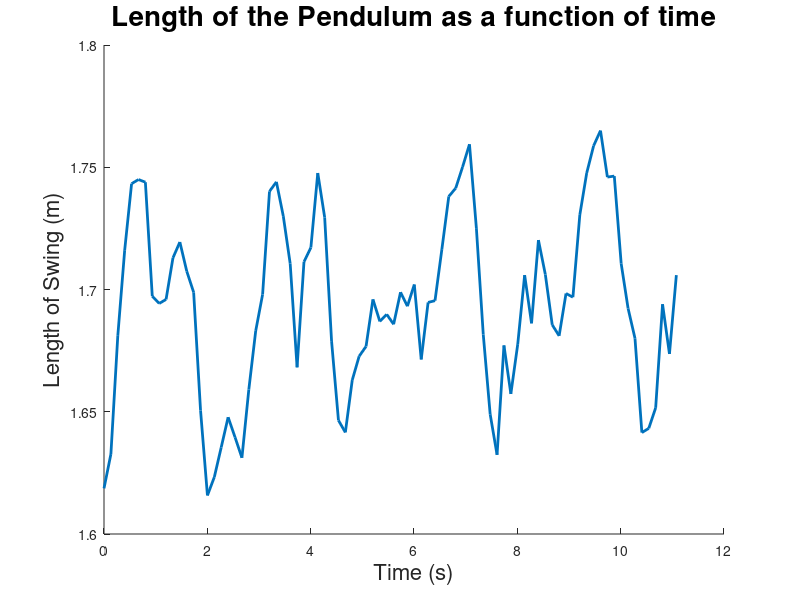

Recreate this plot in MATLAB.
function res = swing_experiments()
    data = load('SwingData2.csv');
    time = data(:,1);
    x_center = data(:,2);
    y_center = data(:,3);

    hold on
%     plot(x_center, y_center)
%     title('Position of COM During Swinging')
%     xlabel('x position')
%     ylabel('y position')
    
%     plot(time, y_center+2,'LineWidth',2)
%     title('Height of COM on Swing Over Time','FontSize',20)
%     xlabel('time (s)','FontSize',16)
%     ylabel('height (m)','FontSize',16)

    atan(x_center(1)/y_center(1))
    
    %plot(time, atan(x_center/y_center))
    %title('Theta over Time')
    %xlabel('time')
    %ylabel('theta (radians)')
    
    
    for i=2:length(time)
        frequency(i-1) = (atan(x_center(i)/y_center(i)) - atan(x_center(i-1)/y_center(i-1)))/(time(i)-time(i-1));
        time2(i-1) = time(i);
    end
    
%     plot(time2, frequency,'LineWidth',2)
%     title('Freqency over Time','FontSize',20)
%     xlabel('time (s)','FontSize',16)
%     ylabel('frequency (rad/s)','FontSize',16)
    
    for i=1:length(x_center)
        len(i) = sqrt(x_center(i)^2 + y_center(i)^2);
    end

    plot(time, len,'LineWidth',2)
    xlabel('Time (s)','FontSize',16)
    ylabel('Length of Swing (m)','FontSize',16)
    title('Length of the Pendulum as a function of time','FontSize',20)
    

end